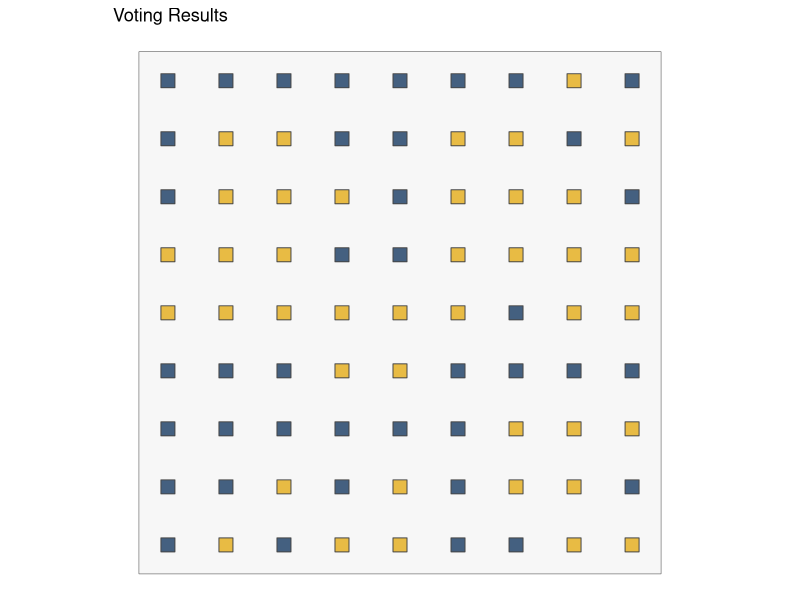
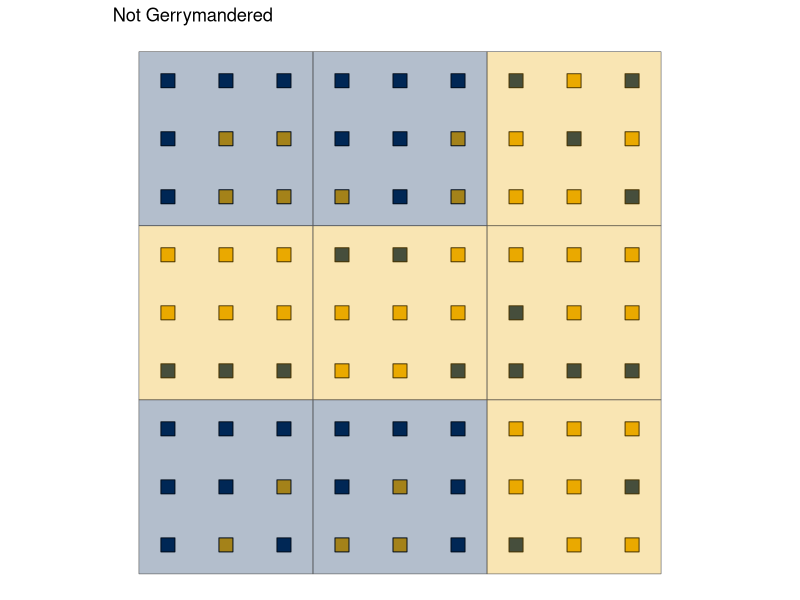
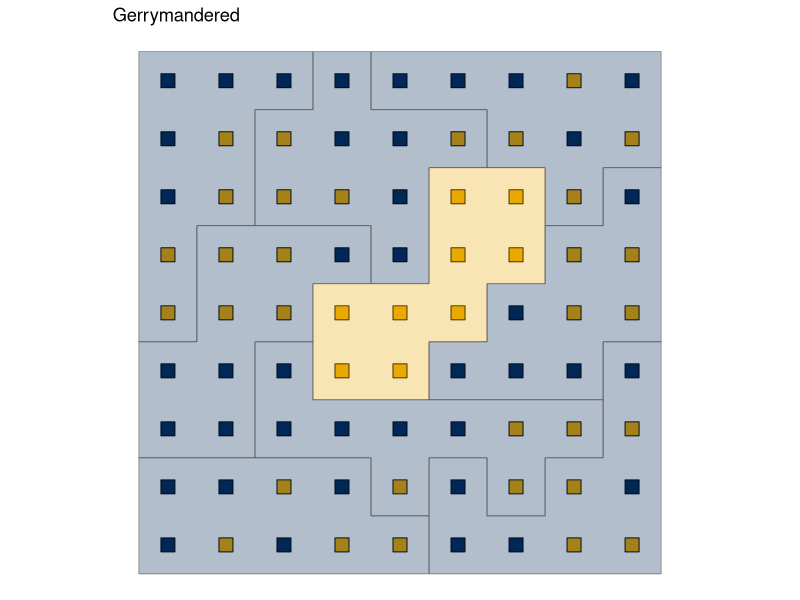

These figures' R source, in order:
## ---- chunk 1

knitr::opts_chunk$set( message=FALSE, warning=FALSE, echo=FALSE )

library("tidyverse")
library("sf")
library("flextable")

h1 <- officer::fp_border(color="black", width=2)
h2 <- officer::fp_border(color="black", width=1)
h3 <- officer::fp_border(color="black", width=0.5, style="dashed" )


## ---- chunk 2


nn <- 81

# col_vec <- c( "blue"="#003399", "gold"="#ccc000" )
col_vec <- c( "blue"="#002855", "gold"="#EAAA00" )


vv <- rep( c("blue", "gold"), c(41,40)  )

# ll <- sample( 1:nn , replace=FALSE )
# rr <- runif( nn )
# str_c( ll, collapse="," )
# str_c( round(dat00$rr,4), collapse="," )


ll <- c(53,30,1,5,63,2,22,52,35,
        32,24,42,14,31,48,40,36,
        21,54,56,34,39,44,33,49,
        81,9,27,75,38,67,62,10,47,
        41,57,15,50,37,28,45,46,7,
        72,68,69,70,55,26,13,19,11,
        51,59,80,6,66,18,64,29,65,
        20,16,25,78,74,73,58,23,8,
        79,77,4,43,76,60,17,12,71,3,61)

rr <- c(0.1611,0.3256,0.3458,0.4583,0.476,
        0.5113,0.7511,0.8389,0.8957,0.0865,
        0.191,0.2143,0.2343,0.3343,0.7311,
        0.7449,0.8464,0.9519,0.0579,0.1318,
        0.292,0.3421,0.5662,0.6858,0.7913,
        0.8214,0.9577,0.2212,0.2923,0.4911,
        0.5719,0.7721,0.8258,0.896,0.9549,
        0.9606,0.0918,0.2243,0.3339,0.3451,
        0.4202,0.6342,0.6668,0.6686,0.8606,
        0.1767,0.2668,0.3555,0.3797,0.5623,
        0.5721,0.6269,0.6811,0.8043,0.1456,
        0.1751,0.4181,0.5556,0.6119,0.6848,
        0.7653,0.7673,0.7793,0.1265,0.2283,
        0.2444,0.2654,0.5688,0.5745,0.7043,
        0.798,0.9218,0.1405,0.204,0.2784,
        0.5588,0.5684,0.6558,0.844,0.8958,0.9791)


dat00 <- tibble(
  vv = vv,
  ll = ll,
  xx = (ll %% sqrt(nn)) + 1  ,
  rr = rr
) %>% 
  arrange( xx, rr ) %>% 
  mutate(
    yy = rep( 1:sqrt(nn), sqrt(nn) ),
    vv = ifelse( xx==4 & yy==1, "gold", vv )
  )



## 
## Make the first plot
## 

dat00_sf <- dat00 %>%
  dplyr::select( vv, xx, yy ) %>% 
  rowwise() %>%
  mutate( geometry = st_geometry(st_point(c(xx,yy))) ) %>%
  dplyr::select( -xx, -yy ) %>% 
  st_as_sf()



dat01_bounds <- tibble(
  xx = 0.5 + c(0,0,9,9,0),
  yy = 0.5 + c( 0,9,9,0,0)
) %>% as.matrix()

dat01b_sf <- st_polygon(
  list(as.matrix(dat01_bounds))
)
  


gplot_out <- ggplot( dat00_sf   ) + 
  geom_sf( color="black", aes(fill=vv), shape=22, size=5 ) +
  labs( x="", y="", title="Voting Results" ) + 
  theme_void() + 
  theme( legend.position="none") + 
  scale_fill_manual( values=col_vec, aesthetics = c("fill") ) + 
  geom_sf( data=dat01b_sf,
           size=1.25 , alpha=0.3 ) + 
  lims( x=c(0.5,9.5), y=c(0.5,9.5) ) 



##
## Not Gerrymandered
##
tmpx <- c( 0,0,3,3,0 )
tmpy <- c( 0,3,3,0,0 )

dat01_bounds <- tibble(
  xx = 0.5 + c(
    tmpx, tmpx+3, tmpx+6,
    tmpx, tmpx+3, tmpx+6,
    tmpx, tmpx+3, tmpx+6
  ),
  yy = 0.5 + c(
    tmpy, tmpy, tmpy, 
    tmpy+3, tmpy+3, tmpy+3,
    tmpy+6,tmpy+6,tmpy+6
  ),
  dd = rep( str_c("d",1:9), each=5 )
)


dat01b_list <- list()
for( ii in 1:length(unique(dat01_bounds$dd)) ){
  tmp <- dat01_bounds %>% 
    filter( dd == str_c("d",ii)) %>%
    dplyr::select( xx, yy )
  dat01b_list[[ii]] <- st_polygon(
    list(as.matrix(tmp))
  )
}
dat01b_sf <- sf::st_sf( unique(dat01_bounds$dd),
                        geometry=sf::st_sfc(dat01b_list) )
colnames(dat01b_sf)[1] <- "dd"


dat10_sf <- dat00_sf %>% 
  st_join( dat01b_sf )

dat_summ <- dat10_sf %>% 
  group_by( dd ) %>% 
  summarize(
    Na = sum( vv == "blue" ),
    Nb = sum( vv == "gold" )
  ) %>% 
  mutate( PropA = Na / (Na + Nb) )

dat01b_sf <- dat01b_sf %>% 
  dplyr::select( -dd ) %>% 
  st_join( dat_summ ) %>% 
  mutate(
    Winner = ifelse( PropA > 0.5, "blue", "gold" )
  )


gplot_nogmd <- ggplot( dat10_sf ) +  
  geom_sf( color="black", aes(fill=vv), shape=22, size=5 ) +
  labs( x="", y="", title="Not Gerrymandered" ) + 
  theme_void() + 
  theme( legend.position="none") + 
  # scale_color_manual( values=col_vec ) + 
  scale_fill_manual( values=col_vec, aesthetics = c("fill") ) + 
  geom_sf( data=dat01b_sf, aes(fill=Winner),
           size=1.25 , alpha=0.3 )



##
## Gerrymandered
##


dat01_bounds <- tibble(
  xx = 0.5 + c(
    0,0,4,4,5,5,0,
    0,0,1,1,4,4,3,3,2,2,0,
    0,0,3,3,2,2,1,1,0,
    3,4,4,6,6,5,5,4,4,2,2,3,3,
    4,9,9,8,8,7,7,6,6,4,4,
    2,3,3,8,8,7,7,6,6,5,5,4,4,2,2,
    3,3,5,5,7,7,6,6,5,5,3,
    5,5,6,6,7,7,8,8,9,9,8,8,5,
    9,5,5,6,6,7,7,8,8,9,9
  ),
 yy = 0.5 + c(
   0,2,2,1,1,0,0,
   2,4,4,6,6,5,5,4,4,2,2,
   4,9,9,8,8,6,6,4,4,
   9,9,8,8,7,7,5,5,6,6,8,8,9,
   9,9,7,7,6,6,7,7,8,8,9,
   4,4,3,3,2,2,1,1,2,2,1,1,2,2,4,
   3,5,5,7,7,5,5,4,4,3,3,
   3,4,4,5,5,6,6,7,7,4,4,3,3,
   0,0,2,2,1,1,2,2,4,4,0
 ) ,
 dd = rep( str_c("d",1:9), c(7,11,9,13,11,15,11,13,11)  )
)



dat01b_list <- list()
for( ii in 1:length(unique(dat01_bounds$dd)) ){
  tmp <- dat01_bounds %>% 
    filter( dd == str_c("d",ii)) %>%
    dplyr::select( xx, yy )
  dat01b_list[[ii]] <- st_polygon(
    list(as.matrix(tmp))
  )
}
dat01b_sf <- sf::st_sf( unique(dat01_bounds$dd),
           geometry=sf::st_sfc(dat01b_list) )
colnames(dat01b_sf)[1] <- "dd"


dat10_sf <- dat00_sf %>%  st_join( dat01b_sf )

dat_summ <- dat10_sf %>% 
  group_by( dd ) %>% 
  summarize(
    Na = sum( vv == "blue" ),
    Nb = sum( vv == "gold" )
  ) %>% 
  mutate( PropA = Na / (Na + Nb) )

dat01b_sf <- dat01b_sf %>% 
  dplyr::select( -dd ) %>% 
  st_join( dat_summ ) %>% 
  mutate(
    Winner = ifelse( PropA > 0.5, "blue", "gold" )
  )


gplot_gmd <- ggplot( dat10_sf ) +  
  geom_sf( color="black", aes(fill=vv), shape=22, size=5 ) +
  labs( x="", y="", title="Gerrymandered" ) + 
  theme_void() + 
  theme( legend.position="none") + 
  geom_sf( data=dat01b_sf, aes(fill=Winner),
           size=1.25 , alpha=0.3 ) + 
  scale_fill_manual( values=col_vec, aesthetics = c("fill") ) + 
  lims( x=c(0.5,9.5), y=c(0.5,9.5) ) 



## ---- chunk 3

gplot_out

## ---- chunk 4

gplot_nogmd

## ---- chunk 5
gplot_gmd
